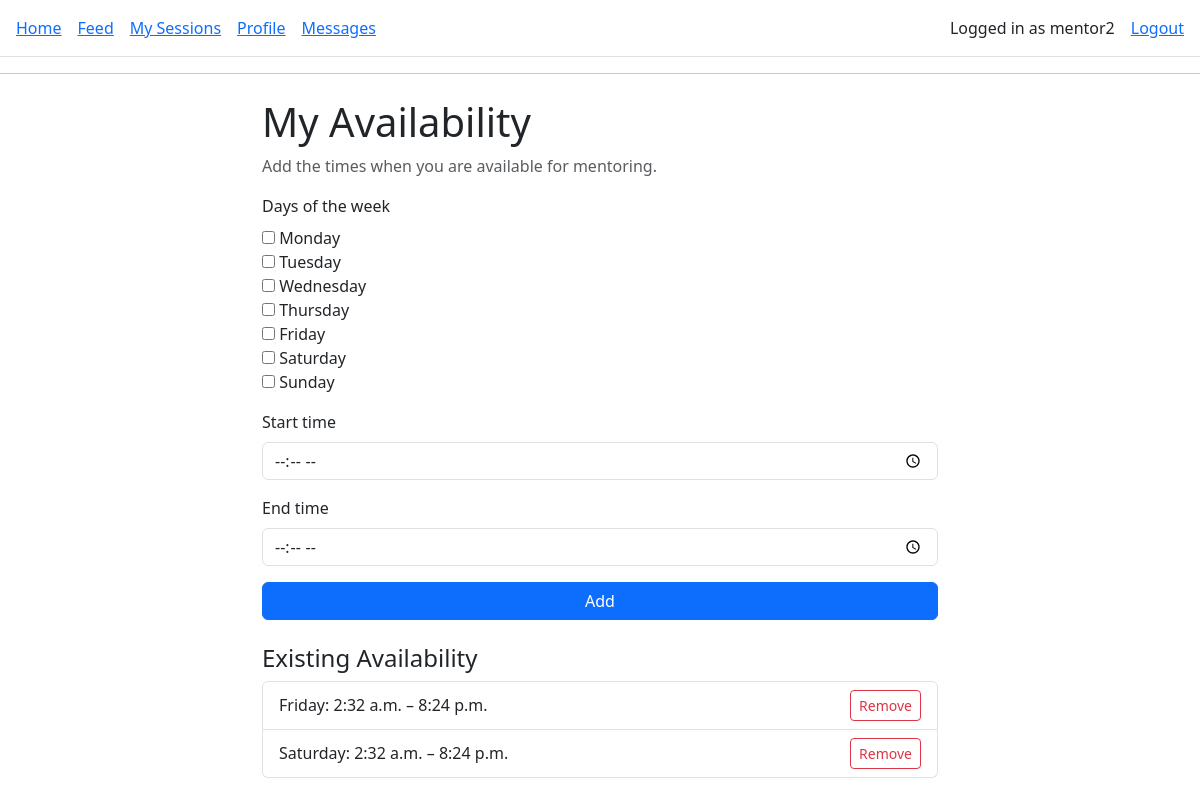
Screenshot of /availability/ (signed in) with the database file from the repository.
### core/models.py (models this page shows, shortened)
class Availability(models.Model):
    DAY_OF_WEEK_CHOICES = [
        ("MONDAY", "Monday"),
        ("TUESDAY", "Tuesday"),
        ("WEDNESDAY", "Wednesday"),
        ("THURSDAY", "Thursday"),
        ("FRIDAY", "Friday"),
        ("SATURDAY", "Saturday"),
        ("SUNDAY", "Sunday"),
    ]
    mentor = models.ForeignKey(
        Profile,
        related_name="availabilities",
        on_delete=models.CASCADE,
    )
    day_of_week = models.CharField(
        max_length=10,
        choices=DAY_OF_WEEK_CHOICES,
    )
    start_time = models.TimeField()
    end_time = models.TimeField()

### core/views.py (the view)
# urls.py: path("availability/", views.edit_availability, name="edit_availability"),
@login_required
def edit_availability(request):
    profile = request.user.profile
    if profile.role != "MENTOR":
        return redirect("dashboard")
    if request.method == "POST":
        form = AvailabilityForm(request.POST)
        if form.is_valid():
            days = form.cleaned_data["day_of_week"]   # this is a list, e.g. ["MONDAY", "WEDNESDAY"]
            start = form.cleaned_data["start_time"]
            end = form.cleaned_data["end_time"]
            for day in days:
                Availability.objects.create(
                    mentor=profile,
                    day_of_week=day,
                    start_time=start,
                    end_time=end,
                )
            return redirect("edit_availability")
    else:
        form = AvailabilityForm()
    availabilities = profile.availabilities.all().order_by("day_of_week", "start_time")
    return render(
        request,
        "core/edit_availability.html",
        {
            "form": form,
            "availabilities": availabilities,
        },
    )

### core/forms.py
class AvailabilityForm(forms.Form):
    day_of_week = forms.MultipleChoiceField(
        choices=Availability.DAY_OF_WEEK_CHOICES,  # uses the choices defined in the model
        widget=forms.CheckboxSelectMultiple,
        label="Days of the week",
    )
    start_time = forms.TimeField(
        widget=forms.TimeInput(
            attrs={"type": "time", "class": "form-control"}
        ),
        label="Start time",
    )
    end_time = forms.TimeField(
        widget=forms.TimeInput(
            attrs={"type": "time", "class": "form-control"}
        ),
        label="End time",
    )

### templates/core/edit_availability.html (shortened to what this page needs)
{% extends "base.html" %}
{% block content %}
<div class="container mt-4" style="max-width: 700px;">
    <h1>My Availability</h1>
    <p class="text-muted">
        Add the times when you are available for mentoring.
    </p>
    <form method="post" class="mb-4">
        <div class="mb-3">
            <label class="form-label">Days of the week</label>
            {{ form.day_of_week }}
        </div>
        <div class="mb-3">
            <label class="form-label">Start time</label>
            {{ form.start_time }}
        </div>
        <div class="mb-3">
            <label class="form-label">End time</label>
            {{ form.end_time }}
        </div>
        <button type="submit" class="btn btn-primary w-100">
            Add
        </button>
    </form>
    <h4>Existing Availability</h4>
    {% if availabilities %}
        <ul class="list-group mt-2">
            {% for a in availabilities %}
                <li class="list-group-item d-flex justify-content-between align-items-center">
                    <span>
                        {{ a.get_day_of_week_display }}:
                        {{ a.start_time }} – {{ a.end_time }}
                    </span>
                    <form method="post"
                          action="{% url 'delete_availability' a.id %}">
                        <button type="submit"
                                class="btn btn-sm btn-outline-danger">
                            Remove
                        </button>
                    </form>
                </li>
            {% endfor %}
        </ul>
    {% else %}
        <p class="mt-2 text-muted">
            You have not set any availability yet.
        </p>
    {% endif %}
</div>
{% endblock %}

### templates/base.html (shortened to what this page needs)
<!DOCTYPE html>
<html lang="en">
<head>
    <link
      href="https://cdn.jsdelivr.net/npm/bootstrap@5.3.3/dist/css/bootstrap.min.css"
      rel="stylesheet">
</head>
<body>
    <header>
  <nav class="p-3 border-bottom d-flex align-items-center">
    {% if user.is_authenticated %}
      <a href="{% url 'dashboard' %}" class="me-3">Home</a>
      <a href="{% url 'feed' %}" class="me-3">Feed</a>
      <a href="{% url 'my_sessions' %}" class="me-3">My Sessions</a>
      <a href="{% url 'profile' %}" class="me-3">Profile</a>
      <a href="{% url 'inbox' %}" class="me-3">Messages</a>
      <span class="ms-auto me-3">Logged in as {{ user.username }}</span>
      <a href="{% url 'logout_custom' %}">Logout</a>
    {% else %}
      <a href="{% url 'home' %}" class="me-3">Home</a>
      <a href="{% url 'login' %}" class="me-3">Login</a>
      <a href="{% url 'select_role' %}">Sign up</a>
    {% endif %}
  </nav>
</header>
    <hr>
    {% block content %}{% endblock %}
</body>
</html>

### rows the page displays
Availability: day_of_week "Friday", start_time "2:32 a.m.", end_time "8:24 p.m."
Availability: day_of_week "Saturday", start_time "2:32 a.m.", end_time "8:24 p.m."

### other values shown
{{ user.username }} "mentor2"
